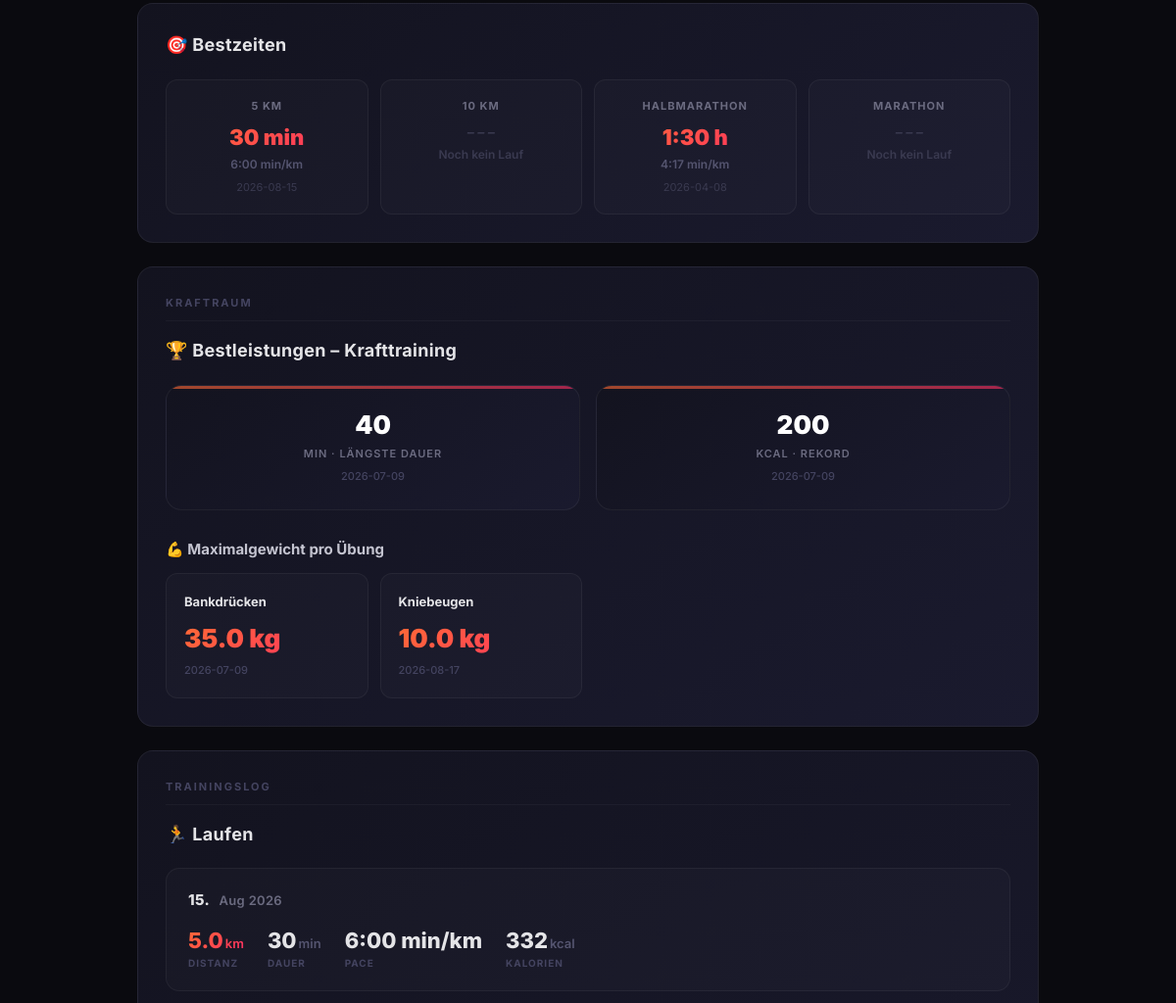
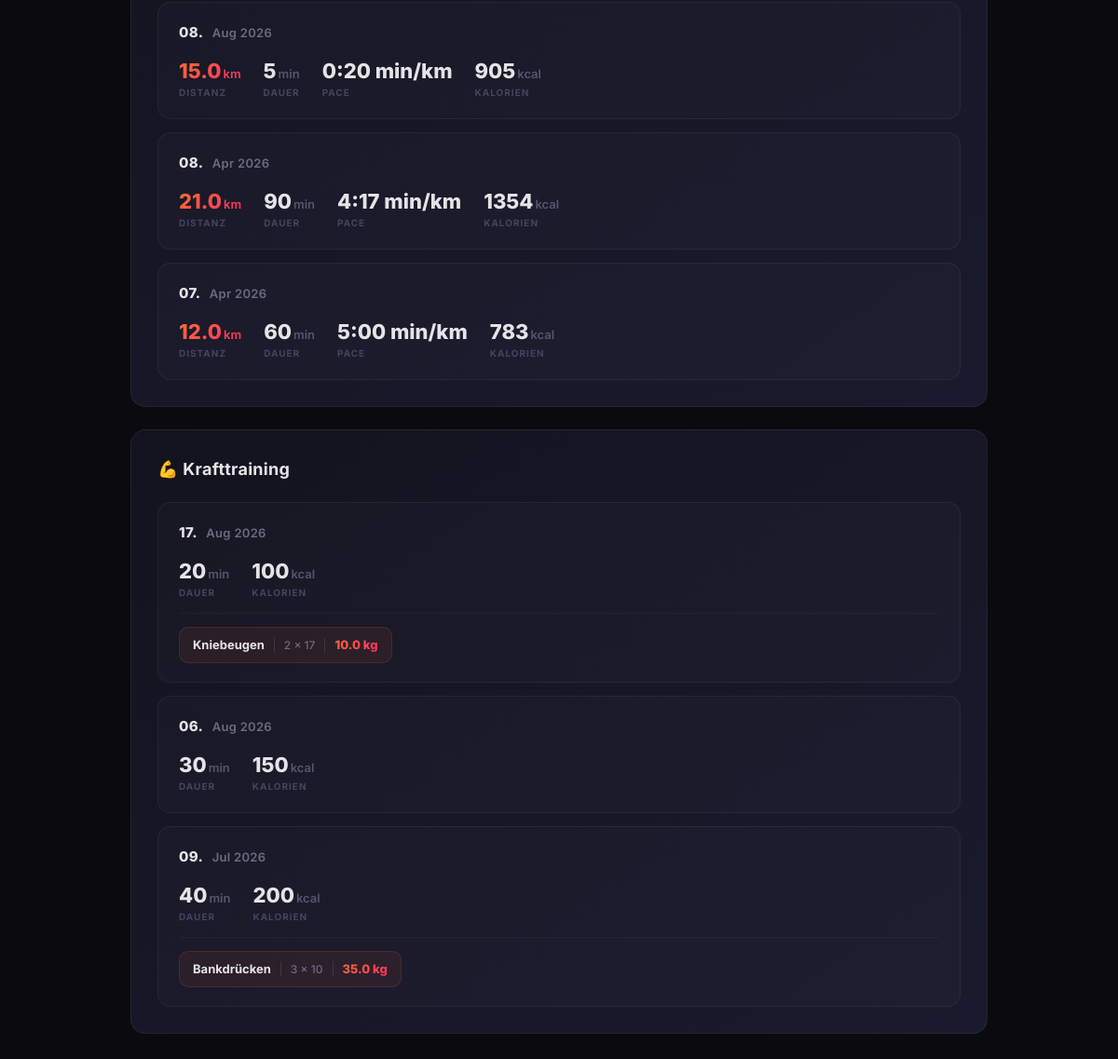
/uebersicht (lower part), run on an earlier commit of the app's database (2 pictures, top to bottom).
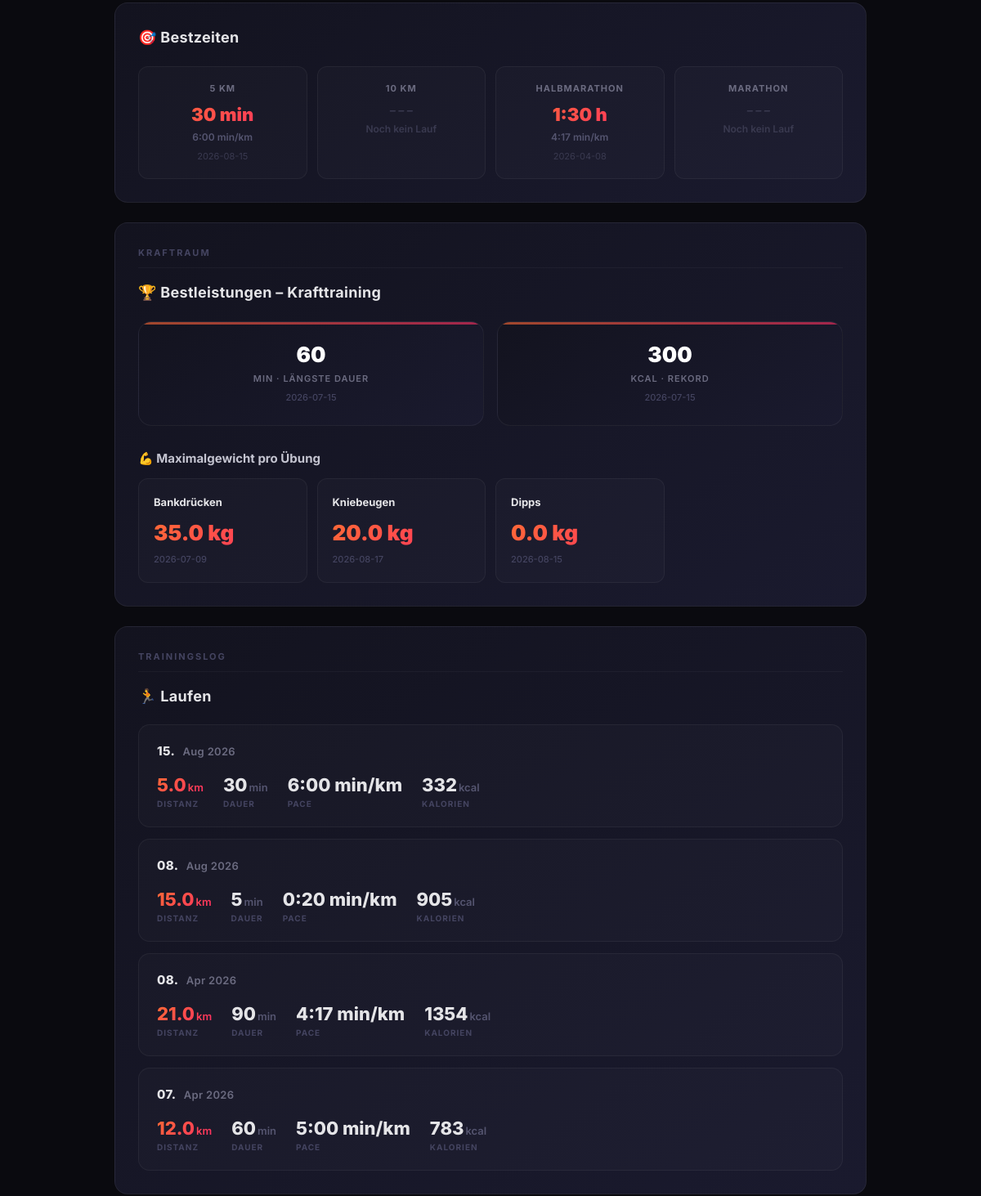
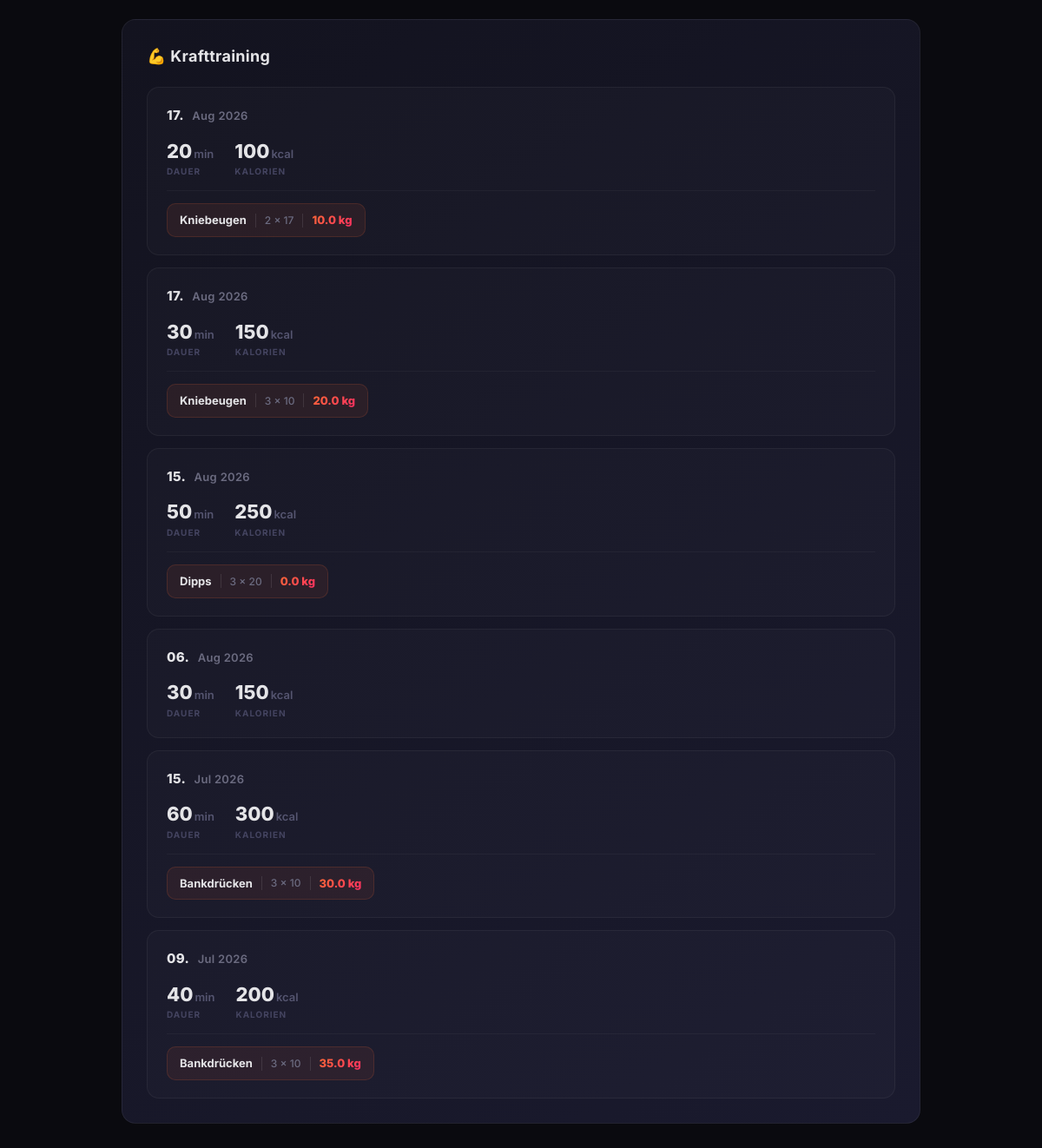
And on a later commit of the database (2 pictures, top to bottom).
### tables this page shows
CREATE TABLE trainings (
    id INTEGER PRIMARY KEY AUTOINCREMENT,
    datum TEXT NOT NULL,
    art TEXT NOT NULL,
    dauer_minuten INTEGER,
    distanz_km REAL,
    pace_min_km TEXT,
    kalorien REAL,
    notiz TEXT
);

CREATE TABLE uebungen (
    id INTEGER PRIMARY KEY AUTOINCREMENT,
    training_id INTEGER NOT NULL,
    name TEXT NOT NULL,
    saetze INTEGER NOT NULL,
    wiederholungen INTEGER NOT NULL,
    gewicht_kg REAL NOT NULL,
    FOREIGN KEY (training_id) REFERENCES trainings (id) ON DELETE CASCADE
);

### app.py (the view)
@app.route("/uebersicht")
def uebersicht_anzeigen():
    verbindung = sqlite3.connect("trainings.db")
    cursor = verbindung.cursor()
    cursor.execute("SELECT * FROM trainings ORDER BY datum DESC")
    alle_trainings = cursor.fetchall()
    uebungen_dict = {}
    for t in alle_trainings:
        if t[2] == "Krafttraining":
            cursor.execute("SELECT name, saetze, wiederholungen, gewicht_kg FROM uebungen WHERE training_id = ?", (t[0],))
            uebungen_dict[t[0]] = cursor.fetchall()
    verbindung.close()
    laufen_trainings = [t for t in alle_trainings if t[2] == "Laufen"]
    kraft_trainings = [t for t in alle_trainings if t[2] == "Krafttraining"]
    heute = datetime.now()
    vor_7_tagen = heute - timedelta(days=7)
    km_diese_woche = 0
    anzahl_diese_woche = 0
    kalorien_diese_woche = 0
    for t in alle_trainings:
        datum_training = datetime.strptime(t[1], "%Y-%m-%d")
        if datum_training >= vor_7_tagen:
            anzahl_diese_woche += 1
            if t[4]:
                km_diese_woche += t[4]
            if t[6]:
                kalorien_diese_woche += t[6]
    monat_labels = []
    km_pro_monat = []
    anzahl_laeufe_pro_monat = []
    monatsnamen = ["Jan", "Feb", "Mär", "Apr", "Mai", "Jun",
                   "Jul", "Aug", "Sep", "Okt", "Nov", "Dez"]
    for i in range(11, -1, -1):
        jahr = heute.year
        monat = heute.month - i
        while monat <= 0:
            monat += 12
            jahr -= 1
        monat_str = f"{jahr}-{monat:02d}"  # wird weiterhin für den Datenbank-Vergleich gebraucht
        monat_label = f"{monatsnamen[monat - 1]} {jahr}"  # z.B. "Aug 2026"
        monat_labels.append(monat_label)
        km_summe = sum(t[4] for t in laufen_trainings if t[1].startswith(monat_str) and t[4])
        anzahl = sum(1 for t in laufen_trainings if t[1].startswith(monat_str))
        km_pro_monat.append(round(km_summe, 1))
        anzahl_laeufe_pro_monat.append(anzahl)
    wochentage_namen = ["Mo", "Di", "Mi", "Do", "Fr", "Sa", "So"]
    woche_labels = []
    km_pro_tag = []
    montag_dieser_woche = heute - timedelta(days=heute.weekday())
    for i in range(7):
        tag = montag_dieser_woche + timedelta(days=i)
        tag_str = tag.strftime("%Y-%m-%d")
        woche_labels.append(wochentage_namen[tag.weekday()])
        km_summe = sum(t[4] for t in laufen_trainings if t[1] == tag_str and t[4])
        km_pro_tag.append(round(km_summe, 1))
    laengste_distanz = None
    beste_pace = None
    laengste_dauer_laufen = None
    meiste_kalorien_laufen = None
    for t in laufen_trainings:
        if t[4] and (laengste_distanz is None or t[4] > laengste_distanz[4]):
            laengste_distanz = t
        if t[5] and (beste_pace is None or t[5] < beste_pace[5]):
            beste_pace = t
        if t[3] and (laengste_dauer_laufen is None or t[3] > laengste_dauer_laufen[3]):
            laengste_dauer_laufen = t
        if t[6] and (meiste_kalorien_laufen is None or t[6] > meiste_kalorien_laufen[6]):
            meiste_kalorien_laufen = t
    standard_distanzen = [
        {"name": "5 km", "min": 4.8, "max": 5.2},
        {"name": "10 km", "min": 9.5, "max": 10.5},
        {"name": "Halbmarathon", "min": 20.5, "max": 21.5},
        {"name": "Marathon", "min": 41.0, "max": 42.5}
    ]
    bestzeiten = {}
    for sd in standard_distanzen:
        bestzeit_training = None
        for t in laufen_trainings:
            if t[4] and sd["min"] <= t[4] <= sd["max"]:
                if bestzeit_training is None or t[3] < bestzeit_training[3]:
                    bestzeit_training = t
        if bestzeit_training:
            minuten_gesamt = bestzeit_training[3]
            stunden = minuten_gesamt // 60
            minuten = minuten_gesamt % 60
            if stunden > 0:
                zeit_str = f"{stunden}:{minuten:02d} h"
            else:
                zeit_str = f"{minuten} min"
            bestzeiten[sd["name"]] = {
                "zeit": zeit_str,
                "datum": bestzeit_training[1],
                "pace": bestzeit_training[5]
            }
    laengste_dauer_kraft = None
    meiste_kalorien_kraft = None
    for t in kraft_trainings:
        if t[3] and (laengste_dauer_kraft is None or t[3] > laengste_dauer_kraft[3]):
            laengste_dauer_kraft = t
        if t[6] and (meiste_kalorien_kraft is None or t[6] > meiste_kalorien_kraft[6]):
            meiste_kalorien_kraft = t
    verbindung = sqlite3.connect("trainings.db")
    cursor = verbindung.cursor()
    cursor.execute("""
        SELECT u.name, MAX(u.gewicht_kg) as max_gewicht, u.saetze, u.wiederholungen, t.datum
        FROM uebungen u
        JOIN trainings t ON u.training_id = t.id
        GROUP BY u.name
        ORDER BY max_gewicht DESC
    """)
    max_gewichte = cursor.fetchall()
    verbindung.close()
    return render_template(
        "uebersicht.html",
        laufen_trainings=laufen_trainings,
        kraft_trainings=kraft_trainings,
        uebungen_dict=uebungen_dict,
        km_diese_woche=round(km_diese_woche, 1),
        anzahl_diese_woche=anzahl_diese_woche,
        kalorien_diese_woche=round(kalorien_diese_woche),
        monat_labels=monat_labels,
        km_pro_monat=km_pro_monat,
        anzahl_laeufe_pro_monat=anzahl_laeufe_pro_monat,
        woche_labels=woche_labels,
        km_pro_tag=km_pro_tag,
        laengste_distanz=laengste_distanz,
        beste_pace=beste_pace,
        laengste_dauer_laufen=laengste_dauer_laufen,
        meiste_kalorien_laufen=meiste_kalorien_laufen,
        bestzeiten=bestzeiten,
        standard_distanzen=standard_distanzen,
        laengste_dauer_kraft=laengste_dauer_kraft,
        meiste_kalorien_kraft=meiste_kalorien_kraft,
        max_gewichte=max_gewichte
    )

### templates/uebersicht.html (shortened to what this page needs)
<!DOCTYPE html>
<html lang="de">
<head>
    <link rel="stylesheet" href="{{ url_for('static', filename='style.css') }}">
</head>
<body>
    <div class="container">
        <div class="card">
            <h2>🎯 Bestzeiten</h2>
            <div class="bestzeiten-grid">
                {% for sd in standard_distanzen %}
                <div class="bestzeit-card {% if sd.name not in bestzeiten %}leer{% endif %}">
                    <div class="distanz-name">{{ sd.name }}</div>
                    {% if sd.name in bestzeiten %}
                        <div class="bestzeit-zeit">{{ bestzeiten[sd.name].zeit }}</div>
                        <div class="bestzeit-pace">{{ bestzeiten[sd.name].pace }}</div>
                        <div class="bestzeit-datum">{{ bestzeiten[sd.name].datum }}</div>
                    {% else %}
                        <div class="bestzeit-zeit">– – –</div>
                        <div class="bestzeit-pace" style="color:#3a3a50;">Noch kein Lauf</div>
                    {% endif %}
                </div>
                {% endfor %}
            </div>
        </div>
        <div class="card">
            <div class="section-label">Kraftraum</div>
            <h2>🏆 Bestleistungen – Krafttraining</h2>
            <div class="stats" style="margin-top:20px;">
                <div class="rekord-box">
                    <div class="zahl">{{ laengste_dauer_kraft[3] if laengste_dauer_kraft else "–" }}</div>
                    <div class="label">min · Längste Dauer</div>
                    {% if laengste_dauer_kraft %}<div class="datum">{{ laengste_dauer_kraft[1] }}</div>{% endif %}
                </div>
                <div class="rekord-box">
                    <div class="zahl">{{ meiste_kalorien_kraft[6]|round|int if meiste_kalorien_kraft else "–" }}</div>
                    <div class="label">kcal · Rekord</div>
                    {% if meiste_kalorien_kraft %}<div class="datum">{{ meiste_kalorien_kraft[1] }}</div>{% endif %}
                </div>
            </div>
            {% if max_gewichte %}
            <h3>💪 Maximalgewicht pro Übung</h3>
            <div class="max-gewicht-grid">
                {% for u in max_gewichte %}
                <div class="max-gewicht-card">
                    <div class="max-gewicht-name">{{ u[0] }}</div>
                    <div class="max-gewicht-wert">{{ u[1] }} kg</div>
                    <div class="max-gewicht-datum">{{ u[4] }}</div>
                </div>
                {% endfor %}
            </div>
            {% endif %}
        </div>
        <div class="card">
            <div class="section-label">Trainingslog</div>
            <h2>🏃 Laufen</h2>
            {% for t in laufen_trainings %}
            <div class="training-card">
                <div class="training-card-header">
                    <div class="training-datum">
                        <span class="tag">{{ t[1][8:10] }}.</span>
                        {{ ["Jan","Feb","Mär","Apr","Mai","Jun","Jul","Aug","Sep","Okt","Nov","Dez"][t[1][5:7]|int - 1] }}
                        {{ t[1][0:4] }}
                    </div>
                </div>
                <div class="training-card-body">
                    {% if t[4] %}
                    <div class="training-metrik metrik-highlight">
                        <span class="metrik-wert">{{ t[4] }}<span class="metrik-einheit">km</span></span>
                        <span class="metrik-label">Distanz</span>
                    </div>
                    {% endif %}
                    <div class="training-metrik">
                        <span class="metrik-wert">{{ t[3] }}<span class="metrik-einheit">min</span></span>
                        <span class="metrik-label">Dauer</span>
                    </div>
                    {% if t[5] %}
                    <div class="training-metrik">
                        <span class="metrik-wert">{{ t[5] }}</span>
                        <span class="metrik-label">Pace</span>
                    </div>
                    {% endif %}
                    {% if t[6] %}
                    <div class="training-metrik">
                        <span class="metrik-wert">{{ t[6]|round|int }}<span class="metrik-einheit">kcal</span></span>
                        <span class="metrik-label">Kalorien</span>
                    </div>
                    {% endif %}
                </div>
            </div>
            {% endfor %}
        </div>
        <div class="card">
            <h2>💪 Krafttraining</h2>
            {% for t in kraft_trainings %}
            <div class="training-card">
                <div class="training-card-header">
                    <div class="training-datum">
                        <span class="tag">{{ t[1][8:10] }}.</span>
                        {{ ["Jan","Feb","Mär","Apr","Mai","Jun","Jul","Aug","Sep","Okt","Nov","Dez"][t[1][5:7]|int - 1] }}
                        {{ t[1][0:4] }}
                    </div>
                </div>
                <div class="training-card-body">
                    <div class="training-metrik">
                        <span class="metrik-wert">{{ t[3] }}<span class="metrik-einheit">min</span></span>
                        <span class="metrik-label">Dauer</span>
                    </div>
                    {% if t[6] %}
                    <div class="training-metrik">
                        <span class="metrik-wert">{{ t[6]|round|int }}<span class="metrik-einheit">kcal</span></span>
                        <span class="metrik-label">Kalorien</span>
                    </div>
                    {% endif %}
                </div>
                {% if t[0] in uebungen_dict and uebungen_dict[t[0]] %}
                <div class="uebung-tags">
                    {% for u in uebungen_dict[t[0]] %}
                    <div class="uebung-tag">
                        <span class="uebung-tag-name">{{ u[0] }}</span>
                        <span class="uebung-tag-details">{{ u[1] }} × {{ u[2] }}</span>
                        <span class="uebung-tag-gewicht">{{ u[3] }} kg</span>
                    </div>
                    {% endfor %}
                </div>
                {% endif %}
            </div>
            {% endfor %}
        </div>
    </div>
</body>
</html>

### static/style.css (style rules this page uses)
* { margin: 0; padding: 0; box-sizing: border-box; }
body { font-family: 'Inter', -apple-system, BlinkMacSystemFont, sans-serif; background: #0a0a0f; color: #e4e4e7; line-height: 1.6; min-height: 100vh; }
.container { max-width: 960px; margin: 0 auto; padding: 30px 20px; }
.stats { display: flex; gap: 16px; margin: 0 0 24px 0; }
.card { background: linear-gradient(145deg, #13131f, #1a1a2e); border: 1px solid rgba(255,255,255,0.06); border-radius: 16px; padding: 28px; margin: 0 0 24px 0; transition: box-shadow 0.3s ease; }
.card h2 { font-size: 18px; font-weight: 700; margin-bottom: 20px; color: #e4e4e7; letter-spacing: 0.3px; }
.card h3 { font-size: 15px; font-weight: 700; margin-top: 28px; margin-bottom: 12px; color: #c4c4d0; }
.rekord-box { background: linear-gradient(145deg, #13131f, #1a1a2e); border: 1px solid rgba(255,255,255,0.06); padding: 24px 16px; border-radius: 16px; flex: 1; text-align: center; position: relative; overflow: hidden; transition: transform 0.3s ease, box-shadow 0.3s ease; }
.rekord-box::before { content: ''; position: absolute; top: 0; left: 0; right: 0; height: 3px; background: linear-gradient(90deg, #FF6B35, #FF2E63); opacity: 0.6; }
.rekord-box .zahl { font-size: 26px; font-weight: 900; color: #ffffff; line-height: 1.2; }
.rekord-box .label { font-size: 11px; color: #6b6b80; text-transform: uppercase; letter-spacing: 1px; font-weight: 600; margin-top: 6px; }
.rekord-box .datum { font-size: 11px; color: #444460; margin-top: 6px; font-weight: 500; }
.section-label { font-size: 11px; font-weight: 700; text-transform: uppercase; letter-spacing: 2px; color: #444460; margin-bottom: 16px; padding-bottom: 8px; border-bottom: 1px solid rgba(255,255,255,0.04); }

What changed in the data, as far as the page shows it:
no longer on one of the page's lists (row unchanged): uebungen: name "Kniebeugen", gewicht_kg "10.0"
added trainings: dauer_minuten "60", datum "2026-07-15", kalorien "300", datum "15", datum "Jul", datum "2026", shown under "💪 Krafttraining"
added uebungen: name "Kniebeugen", gewicht_kg "20.0", u "2026-08-17", saetze "3", wiederholungen "10"
added uebungen: name "Dipps", gewicht_kg "0.0", u "2026-08-15", saetze "3", wiederholungen "20"
added trainings: datum "17", datum "Aug", datum "2026", dauer_minuten "30", kalorien "150", shown under "💪 Krafttraining"
added trainings: datum "15", datum "Aug", datum "2026", dauer_minuten "50", kalorien "250", shown under "💪 Krafttraining"
added uebungen: name "Bankdrücken", saetze "3", wiederholungen "10", gewicht_kg "30.0", shown under "15"
Also different on the page:
{{ laengste_dauer_kraft[3] if laengste_dauer_kraft else "–" }}: "40" → "60"
{{ laengste_dauer_kraft[1] }}: "2026-07-09" → "2026-07-15"
{{ meiste_kalorien_kraft[6]|round|int if meiste_kalorien_kraft else "–" }}: "200" → "300"
{{ meiste_kalorien_kraft[1] }}: "2026-07-09" → "2026-07-15"
